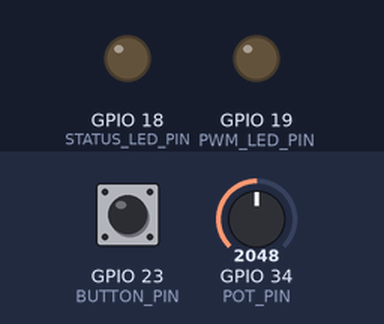
This sketch was run on a simulated ESP32. On the bench: output pins drawn as LEDs (lit = HIGH). The test bench sets the inputs (shaded band); at power-on: GPIO 23 (BUTTON_PIN) HIGH, GPIO 34 (POT_PIN) = 2048 (analog values on the 0–4095 scale). What the sketch prints to the serial monitor is not drawn.

Above: at 1.2 s.
1.3 s: GPIO 23 (BUTTON_PIN) pulled LOW for 0.15 s
At 1.38 s:
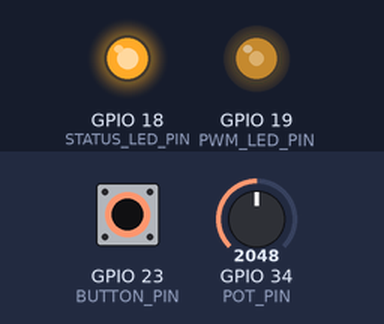
2.9 s: GPIO 23 (BUTTON_PIN) pulled LOW for 3.2 s
At 6.8 s:
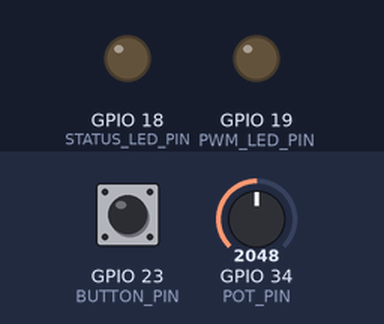
Timing chart, 0 to 8.3 s (numbered marks = the images above; inputs shaded):
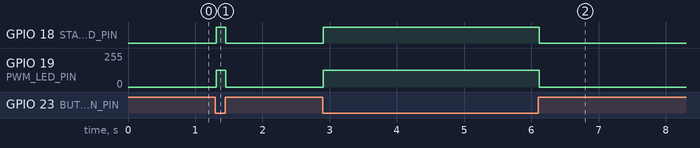

Measured:
- after the input at 1.3 s, GPIO 18 (STATUS_LED_PIN): LOW → HIGH at once, → LOW 0.14 s later; GPIO 19 (PWM_LED_PIN): 0/255 → 127/255 at once, → 0/255 0.14 s later
- after the input at 2.9 s, GPIO 18 (STATUS_LED_PIN): LOW → HIGH at once, → LOW 3.2 s later; GPIO 19 (PWM_LED_PIN): 0/255 → 127/255 at once, → 0/255 3.2 s later

The sketch:

Structured_Workstation_Light.ino
```cpp
#include <Arduino.h>

const uint8_t BUTTON_PIN = 23;
const uint8_t POT_PIN = 34;
const uint8_t STATUS_LED_PIN = 18;
const uint8_t PWM_LED_PIN = 19;

bool buttonPressed = false;
int rawInput = 0;
int requestedDuty = 0;
int appliedDuty = 0;

void readInputs();
void processInputs();
void updateOutputs();
int scaleToDuty(int raw);

void setup() {
  Serial.begin(115200);
  pinMode(BUTTON_PIN, INPUT_PULLUP);
  pinMode(STATUS_LED_PIN, OUTPUT);
  digitalWrite(STATUS_LED_PIN, LOW);
  pinMode(PWM_LED_PIN, OUTPUT);
  digitalWrite(PWM_LED_PIN, LOW);
  analogReadResolution(12);
  analogSetPinAttenuation(POT_PIN, ADC_11db);

  while (true) {
    bool pwmReady = ledcAttach(PWM_LED_PIN, 5000, 8);
    ledcWrite(PWM_LED_PIN, 0);

    if (pwmReady) {
      Serial.println("PWM successful.");
      break;
    }
  }
}

void loop() {
  readInputs();
  processInputs();
  updateOutputs();
  delay(20); // Pause for 20 ms between loop iterations.
}

void readInputs() {
  buttonPressed = (digitalRead(BUTTON_PIN) == LOW);
  rawInput = analogRead(POT_PIN);
  Serial.println(rawInput);
}

// Converts a raw 12-bit ADC reading (0-4095) into an 8-bit PWM duty (0-255).
int scaleToDuty(int raw) {
  uint8_t temporary = map(raw, 0, 4095, 0, 255);
  return constrain(temporary, 0L, 255L);
}

void processInputs() {
  requestedDuty = scaleToDuty(rawInput);
  if (buttonPressed) {
    appliedDuty = requestedDuty;
  } else {
    appliedDuty = 0; // Button released (or PWM failed) -> forced off, regardless of knob.
  }
}

void updateOutputs() {
  digitalWrite(STATUS_LED_PIN, buttonPressed);
  ledcWrite(PWM_LED_PIN, appliedDuty);
}
```
